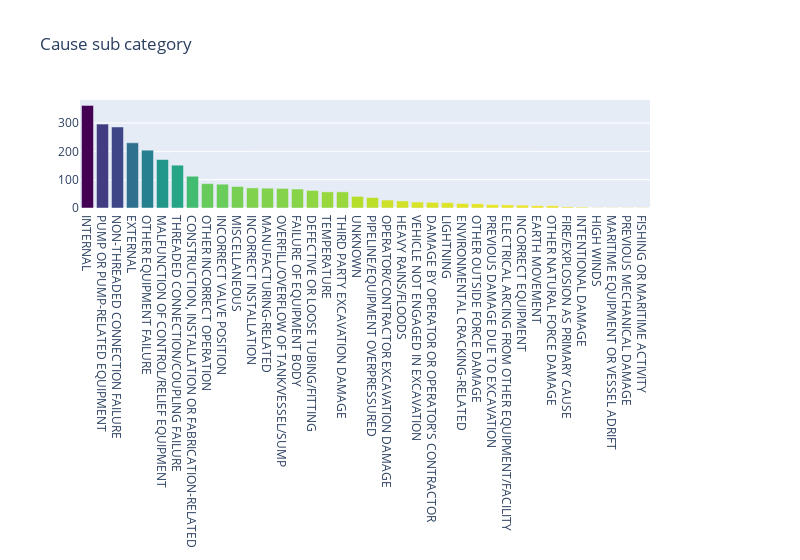

Notebook source saved alongside this figure:
### Code cell
main_causes_sub = oil['Cause Subcategory'].value_counts()
main_causes_sub = go.Bar(
   y = main_causes_sub.values, 
   x = main_causes_sub.index.values, 
   name = 'Causes Subcategory Count', 
     marker=dict(
        color=main_causes_sub.values,
        colorscale = 'Viridis',
        reversescale = True
        )
    
)

data = [main_causes_sub]


layout = go.Layout (
title = 'Cause sub category', 
width = 800, 
margin=go.Margin(b=140, r=150)
)
fig = go.Figure(data=data, layout=layout)
py.iplot(fig, filename='basic-bar')

### Figure 1 — Plotly figure (JSON) as saved in the notebook; plotly's stock layout.template omitted (floating-point values rounded to 4 significant figures)
{"data": [{"marker": {"color": [362, 296, 286, 230, 204, 171, 151, 112, 86, 84, 76, 71, 70, 69, 67, 62, 57, 57, 41, 37, 28, 25, 21, 20, 19, 16, 15, 12, 11, 10, 8, 8, 4, 3, 1, 1, 1, 1], "colorscale": [[0, "#440154"], [0.1111, "#482878"], [0.2222, "#3e4989"], [0.3333, "#31688e"], [0.4444, "#26828e"], [0.5556, "#1f9e89"], [0.6667, "#35b779"], [0.7778, "#6ece58"], [0.8889, "#b5de2b"], [1, "#fde725"]], "reversescale": true}, "name": "Causes Subcategory Count", "type": "bar", "x": ["INTERNAL", "PUMP OR PUMP-RELATED EQUIPMENT", "NON-THREADED CONNECTION FAILURE", "EXTERNAL", "OTHER EQUIPMENT FAILURE", "MALFUNCTION OF CONTROL/RELIEF EQUIPMENT", "THREADED CONNECTION/COUPLING FAILURE", "CONSTRUCTION, INSTALLATION OR FABRICATION-RELATED", "OTHER INCORRECT OPERATION", "INCORRECT VALVE POSITION", "MISCELLANEOUS", "INCORRECT INSTALLATION", "MANUFACTURING-RELATED", "OVERFILL/OVERFLOW OF TANK/VESSEL/SUMP", "FAILURE OF EQUIPMENT BODY", "DEFECTIVE OR LOOSE TUBING/FITTING", "TEMPERATURE", "THIRD PARTY EXCAVATION DAMAGE", "UNKNOWN", "PIPELINE/EQUIPMENT OVERPRESSURED", "OPERATOR/CONTRACTOR EXCAVATION DAMAGE", "HEAVY RAINS/FLOODS", "VEHICLE NOT ENGAGED IN EXCAVATION", "DAMAGE BY OPERATOR OR OPERATOR'S CONTRACTOR", "LIGHTNING", "ENVIRONMENTAL CRACKING-RELATED", "OTHER OUTSIDE FORCE DAMAGE", "PREVIOUS DAMAGE DUE TO EXCAVATION", "ELECTRICAL ARCING FROM OTHER EQUIPMENT/FACILITY", "INCORRECT EQUIPMENT", "EARTH MOVEMENT", "OTHER NATURAL FORCE DAMAGE", "FIRE/EXPLOSION AS PRIMARY CAUSE", "INTENTIONAL DAMAGE", "HIGH WINDS", "MARITIME EQUIPMENT OR VESSEL ADRIFT", "PREVIOUS MECHANICAL DAMAGE", "FISHING OR MARITIME ACTIVITY"], "y": [362, 296, 286, 230, 204, 171, 151, 112, 86, 84, 76, 71, 70, 69, 67, 62, 57, 57, 41, 37, 28, 25, 21, 20, 19, 16, 15, 12, 11, 10, 8, 8, 4, 3, 1, 1, 1, 1]}], "layout": {"margin": {"b": 140, "r": 150}, "title": {"text": "Cause sub category"}, "width": 800}}
